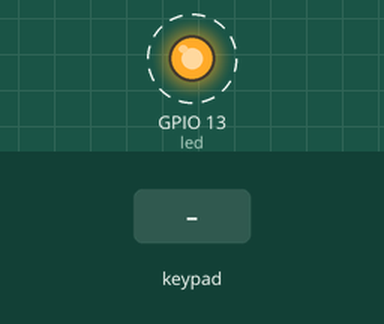
Simulated run of this sketch. Board: ESP32. Parts: output pins drawn as LEDs (lit = HIGH). Dashed ring = blinking. The inputs (shaded band) are chosen by the test bench. What the sketch prints to the serial monitor is not drawn.

Above: at 1.25 s.
1.3 s: key 'A' pressed
At 1.9 s:
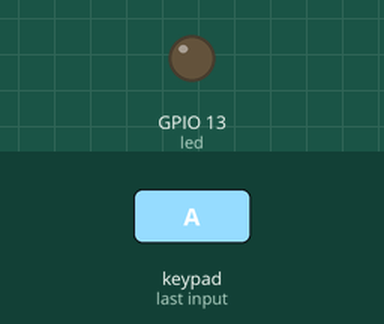
2.8 s: keypad keys 9 8 7 6 D pressed 0.4 s apart
At 4.65 s:
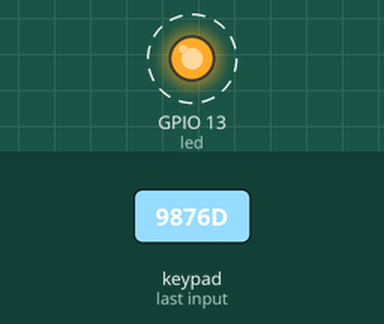
7.1 s: key '#' pressed
Timing chart, 0 to 15.4 s (numbered marks = the images above; inputs shaded):
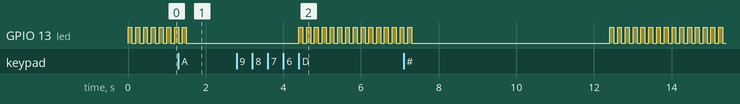

Measured:
- after the input at 1.3 s, GPIO 13 (led): goes on until 1.5 s, then stays LOW
- after the input at 2.8 s, GPIO 13 (led): alternates HIGH for 0.10 s and LOW for 0.10 s, starting after 1.6 s
- by itself, GPIO 13 (led): alternates HIGH for 0.10 s and LOW for 0.10 s

The sketch:

sketch_oct05b_keypad_v_1.ino
```cpp
#include <LiquidCrystal.h>

#include <WiFi.h>
#include <WiFiClient.h>
#include <WiFiServer.h>
#include <WiFiUdp.h>

//#include <SD.h>

#include <SPI.h>

#include <EEPROM.h>
#include <common.h>
#include <Keypad.h>


const byte ROWS = 4; //four rows
const byte COLS = 4; //four columns

//defining the symbols on the buttons of the keypads.
char keys[ROWS][COLS] = {
  {'1', '2', '3', 'A'},
  {'4', '5', '6', 'B'},
  {'7', '8', '9', 'C'},
  {'*', '0', '#', 'D'}
};
byte rowPins[ROWS] = {9, 8, 7, 6}; //{11, 10, 9, 8};//pins connected to the row pinouts of the keypad
byte colPins[COLS] = {5, 4, 3, 2}; //{7, 6, 5, 4};  //pins connected to the column pinouts of the keypad

//initialize an instance of class NewKeypad
Keypad keypad = Keypad( makeKeymap(keys), rowPins, colPins, ROWS, COLS);


//MODE_CHANGE  e_mode_change = INTIAL;
MODE_TYPE current_mode = NOTHING;
MODE_TYPE prev_mode = NOTHING;
TANK_STAUTS tank_mode = TANK_STAUTS_OK;
unsigned int integerValue = 0;
float  float_dispaly_qty = 0.0;
float float_tank_qty = 210.00;
//struct MACHINE_DESC machine_desc;
float f_mode_1 = 0;
float f_mode_2 = 0;
void setup() {

  Serial.begin(9600);
  pinMode(led, OUTPUT);

  f_mode_1 = 900; // read form sd card
  f_mode_2 = 100; // read form sd card

  // if(1){
  if (readTankStatus(20.0)) { ///   DANGerous code start

    //displayMessage("you can press  A / B / C / D    to continue");
  }
  else {
    current_mode = FILLING_REQ;
    tank_mode = EMPTY_TANK;
  }  ///   DANGerous code end

  //  Serial.println(" <<<<<<<<<<<<<<<<<<<<   you can press  A / B / C / D    to continue >>>>>>>>>>>>  ");
  // Add an event listener for this keypad
  // keypad.setHoldTime(2*1000);
  keypad.addEventListener(keypadEvent);
}

void loop() {
  //scan the pins of the keypad
  char key = keypad.getKey();

  //blink the LED
  digitalWrite(led, HIGH);
  delay(100);
  digitalWrite(led, LOW);
  delay(100);

  //displayMessage(" TANK level sensor  ");
  //delay(2*1000);

  if (tank_mode == TANK_STAUTS_OK) {  ///   DANGerous code start

    if (current_mode != NOTHING) {
      // displayMessage("LOOP 2 PASSED");
      getKeyPadInput();
    }


  }
  else if (tank_mode == EMPTY_TANK) {
    displayMessage("FILLING_REQ IS REQUIRED ");
  }  ///   DANGerous code end


  //if (mode_change == true) showModeValue();

  //
  //  1. read tank statuS  , 2. read abort status to stop filling 3.
  //
}

// Taking care of some special events.
void keypadEvent(KeypadEvent key) {

  //  Serial.println("keypadEvent()---> called  ");
  if (tank_mode == TANK_STAUTS_OK) {

    switch (keypad.getState()) {

      case PRESSED:
        // mode_key = key;
        if (key == 'A') {
          //when 'A' is pressed allow the user to input a key.
          current_mode = REGULAR_MODE;
        }
        else if (key == 'B') {
          current_mode = FAST_MODE_1;
        }

        else if (key == 'C') {
          current_mode = FAST_MODE_2;
        }

        else if (key == '#') {
          current_mode = CONTINUE;
        }
        else if (key == '*') {
          current_mode = CANCEL;
        }
          break;

    } // switch end

  }


}


void getKeyPadInput() {

  integerValue = 0;
  char incomingByte;

  if (current_mode == REGULAR_MODE) {
    integerValue = 0;
    integerValue = getKeypadInput();

    float_dispaly_qty = (float)integerValue / 1000.000;
    //    displayMessage("The Entered value is ");
    //   displayFloatMessage(float_dispaly_qty);
    //  Serial.println(" -- MLS PRESS  # to continue  [or] prees * to cancel ");
    //fillBottle(); // 06/10/2016
    current_mode = NOTHING;
    prev_mode = current_mode;


  } // REGULAR_MODE END
  else if (current_mode == FAST_MODE_1) {
    //   Serial.println(" <<<<<<<<<<<<<<<<<<<<  FAST_MODE_1   >>>>>>>>>>>>  ");

    current_mode = NOTHING;
    prev_mode = current_mode;
    float_dispaly_qty = f_mode_1 / 1000;
    //   Serial.println(" <<<<<<<<<<<<<<<<<<<<    PRESS  # to continue  [or] prees * to cancel >>>>>>>>>>>>  ");
  }
  else if (current_mode == FAST_MODE_2) {
    //   Serial.println(" <<<<<<<<<<<<<<<<<<<<  FAST_MODE_2  >>>>>>>>>>>>  ");
    current_mode = NOTHING;
    prev_mode = current_mode;
    float_dispaly_qty = f_mode_2 / 1000;
    //  Serial.println(" <<<<<<<<<<<<<<<<<<<<   \n PRESS  # to continue  [or] prees * to cancel >>>>>>>>>>>>  ");
  }
  else if (current_mode == FAST_MODE_3) {
    //  Serial.println("\n FAST_MODE_3 \n");
    current_mode = NOTHING;
    prev_mode = current_mode;
  }
  else if (current_mode == CONTINUE) {

    if (float_dispaly_qty != 0.00) {
      if (readTankStatus(float_dispaly_qty))
        fillBottle(float_dispaly_qty);
    }
    else {
      // Serial.println(" <<<<<<<<<<<<<<<<<<<<  Please enter more than zero value >>>>>>>>>>>>  ");
    }

    if (tank_mode != EMPTY_TANK)
      //    Serial.println("\n PREES # FOR CONTINUE \n [or] * FOR CANCEL ");
      //incomingByte = keypad.waitForKey();
      current_mode = NOTHING;
  }
  else if (current_mode == CANCEL) {
    // Serial.println("\n CANCEL \n");
    current_mode = NOTHING;
    //    digitalWrite(led, HIGH);
    //  Serial.println(" <<<<<<<<<<<<<<<<<<<<   you can press  A / B / C / D    to continue >>>>>>>>>>>>  ");
    //  incomingByte = keypad.waitForKey();
  }

}

void fillBottle(float f_qty)
{
  if (f_qty != 0.00) {

    for (int i = 0; i < 10 ; i++) {

      Serial.print("****   ");
      // Serial.print(f_qty);
      //  Serial.print("****   ");
      //   Serial.print(float_tank_qty);
      float_tank_qty = float_tank_qty - 10.00;
      //   Serial.print("\n");
      delay(500);
    }

    // displayMessage("Up dateed SD Card");
  }

}
bool readTankStatus(double float_dispaly_qty)
{
  bool bool_tank_status = false;
  int int_dispaly = int(float_dispaly_qty);
  int int_tank_qty = int(float_tank_qty); // WE GET INFO FROM SENSOR
  if (int_tank_qty > (int_dispaly + 10) ) {
    bool_tank_status =  true;
  }
  else {
    // displayMessage(" TANK IS EMPTY PLEASE FILL THE TANK BEFORE THIS OPERATION ");
    // current_mode = FILLING_REQ;
    tank_mode = EMPTY_TANK;
    bool_tank_status = false;
  }
  return bool_tank_status;
}
void displayMessage(char *strMessage) {
  // Serial.print("<<<<<     ");
  //  Serial.print(strMessage);
  //  Serial.println("     >>>>>");
}
void displayFloatMessage(float f_val) {
  //erial.print("<<<<<     ");
  //  Serial.print(f_val);
  //Serial.println("     >>>>>");
}

int getKeypadInput()
{
  char incomingByte;
  int integerValue = 0;
  // TERG : REGULAR_MODE START
  // displayMessage("   please enter the value below 10000 ML or 10 ltrs  end with 'D'   ");
  while (1) {           // force into a loop until 'n' is received
    incomingByte = keypad.waitForKey();
    //
    // look for enter and zero checking
    //
    if (incomingByte == 'D') { // TERG : look for enter and zero checking
      if (integerValue != 0)
        break;
      else {
        displayMessage("**************** Error ::  Please enter more tham 0 value   ************ ");
      }
    }   // TERG : look for enter and zero checking
    //
    //    CHECK FOR NUMERICS ONLY ,
    //
    else if (incomingByte != 'A' && incomingByte != 'B' && incomingByte != 'C' && incomingByte != '*' && incomingByte != '#') {
      //     Serial.print(incomingByte);
      if (incomingByte == -1) continue;  // if no characters are in the buffer read() returns -1
      integerValue *= 10;  // shift left 1 decimal place
      // convert ASCII to integer, add, and shift left 1 decimal place
      integerValue = ((incomingByte - 48) + integerValue);
      if (integerValue > 10000) {
        displayMessage("   Value Exceeded .... please enter the value below 10000 ML or 10 ltrs    ");
        integerValue = 0;
      }
    }
  } // WHILE (1) END

  return  integerValue;

}
```

common.h
```cpp
#include "Arduino.h"

enum MODE_TYPE {
	NOTHING = 0,
MENU_MODE = 1,
REGULAR_MODE = 'A',
FAST_MODE_1= 'B',
FAST_MODE_2= 'C',
FAST_MODE_3= 'D',
CONTINUE = '#',
CANCEL = '*',
FILLING_REQ = 2 ,
};
enum TANK_STAUTS {
	EMPTY_TANK = 0,
	FULL_TANK = 1,
	THREE_4_TANK = 2,
	HALF_TANK =3,
	QUARTER_TANK =4,
	TEN_PER_OF_TANK = 5,
	TANK_STAUTS_OK = 6,
};

const int led =  13;
```
